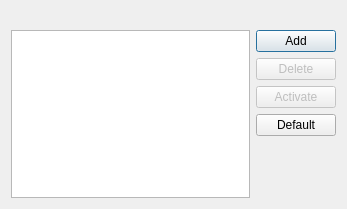
<?xml version="1.0" encoding="UTF-8"?>
<ui version="4.0">
 <class>LoadQSSDialog</class>
 <widget class="QDialog" name="LoadQSSDialog">
  <property name="geometry">
   <rect>
    <x>0</x>
    <y>0</y>
    <width>347</width>
    <height>209</height>
   </rect>
  </property>
  <property name="windowTitle">
   <string>Load QSS</string>
  </property>
  <property name="windowIcon">
   <iconset resource="resources.qrc">
    <normaloff>:/imgQss/images/icon.png</normaloff>:/imgQss/images/icon.png</iconset>
  </property>
  <layout class="QHBoxLayout" name="horizontalLayout">
   <property name="topMargin">
    <number>30</number>
   </property>
   <item>
    <widget class="QListWidget" name="listStyles">
     <property name="cursor" stdset="0">
      <cursorShape>PointingHandCursor</cursorShape>
     </property>
     <property name="alternatingRowColors">
      <bool>true</bool>
     </property>
    </widget>
   </item>
   <item>
    <layout class="QVBoxLayout" name="verticalLayout">
     <item>
      <widget class="QPushButton" name="Add_btn">
       <property name="enabled">
        <bool>true</bool>
       </property>
       <property name="cursor">
        <cursorShape>PointingHandCursor</cursorShape>
       </property>
       <property name="text">
        <string>Add</string>
       </property>
      </widget>
     </item>
     <item>
      <widget class="QPushButton" name="Delete_btn">
       <property name="enabled">
        <bool>false</bool>
       </property>
       <property name="cursor">
        <cursorShape>PointingHandCursor</cursorShape>
       </property>
       <property name="text">
        <string>Delete</string>
       </property>
      </widget>
     </item>
     <item>
      <widget class="QPushButton" name="Activate_btn">
       <property name="enabled">
        <bool>false</bool>
       </property>
       <property name="cursor">
        <cursorShape>PointingHandCursor</cursorShape>
       </property>
       <property name="text">
        <string>Activate</string>
       </property>
      </widget>
     </item>
     <item>
      <widget class="QPushButton" name="Default_btn">
       <property name="cursor">
        <cursorShape>PointingHandCursor</cursorShape>
       </property>
       <property name="text">
        <string>Default</string>
       </property>
      </widget>
     </item>
     <item>
      <spacer name="verticalSpacer">
       <property name="orientation">
        <enum>Qt::Vertical</enum>
       </property>
       <property name="sizeHint" stdset="0">
        <size>
         <width>20</width>
         <height>40</height>
        </size>
       </property>
      </spacer>
     </item>
    </layout>
   </item>
  </layout>
 </widget>
 <resources>
  <include location="resources.qrc"/>
 </resources>
 <connections>
  <connection>
   <sender>Add_btn</sender>
   <signal>clicked()</signal>
   <receiver>LoadQSSDialog</receiver>
   <slot>AddStyle()</slot>
   <hints>
    <hint type="sourcelabel">
     <x>336</x>
     <y>51</y>
    </hint>
    <hint type="destinationlabel">
     <x>299</x>
     <y>147</y>
    </hint>
   </hints>
  </connection>
  <connection>
   <sender>Delete_btn</sender>
   <signal>clicked()</signal>
   <receiver>LoadQSSDialog</receiver>
   <slot>DeleteStyle()</slot>
   <hints>
    <hint type="sourcelabel">
     <x>336</x>
     <y>82</y>
    </hint>
    <hint type="destinationlabel">
     <x>281</x>
     <y>151</y>
    </hint>
   </hints>
  </connection>
  <connection>
   <sender>Default_btn</sender>
   <signal>clicked()</signal>
   <receiver>LoadQSSDialog</receiver>
   <slot>ResetStyle()</slot>
   <hints>
    <hint type="sourcelabel">
     <x>296</x>
     <y>119</y>
    </hint>
    <hint type="destinationlabel">
     <x>233</x>
     <y>145</y>
    </hint>
   </hints>
  </connection>
  <connection>
   <sender>listStyles</sender>
   <signal>itemClicked(QListWidgetItem*)</signal>
   <receiver>LoadQSSDialog</receiver>
   <slot>SelectRow()</slot>
   <hints>
    <hint type="sourcelabel">
     <x>74</x>
     <y>86</y>
    </hint>
    <hint type="destinationlabel">
     <x>2</x>
     <y>12</y>
    </hint>
   </hints>
  </connection>
  <connection>
   <sender>Activate_btn</sender>
   <signal>clicked()</signal>
   <receiver>LoadQSSDialog</receiver>
   <slot>ApplyStyle()</slot>
   <hints>
    <hint type="sourcelabel">
     <x>336</x>
     <y>111</y>
    </hint>
    <hint type="destinationlabel">
     <x>254</x>
     <y>152</y>
    </hint>
   </hints>
  </connection>
 </connections>
 <slots>
  <slot>AddStyle()</slot>
  <slot>DeleteStyle()</slot>
  <slot>ApplyStyle()</slot>
  <slot>ResetStyle()</slot>
  <slot>SelectRow()</slot>
  <slot>PreviewStyle()</slot>
 </slots>
</ui>
